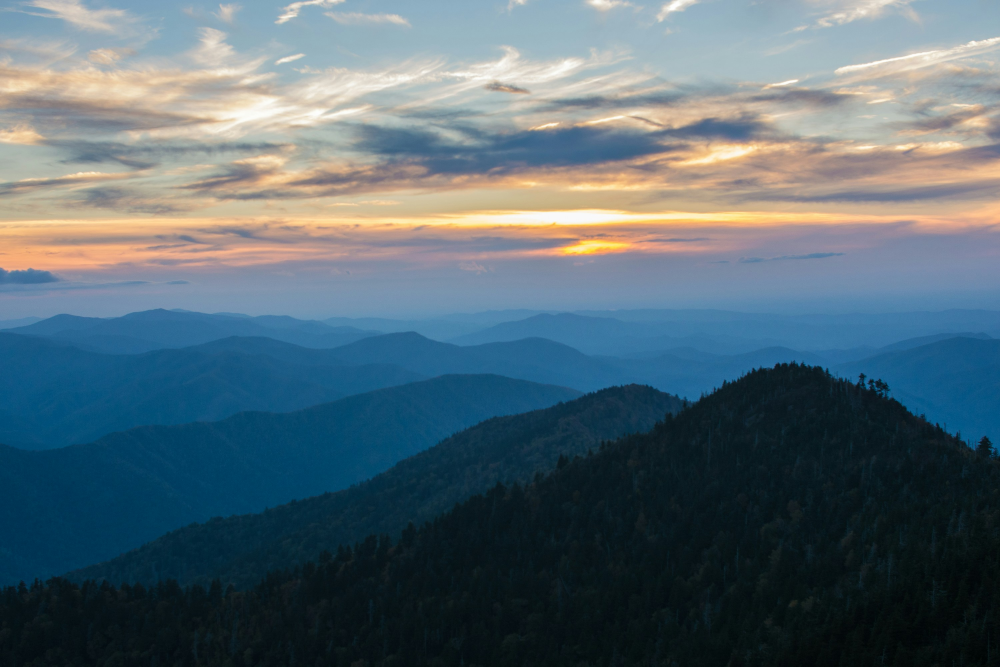
#> input picture test/img/photo-1516117172878-fd2c41f4a759.jpg, 3000 x 2000 px, found by its file name (shown at 1/3 size); the run also reads 1 picture not shown here
$ python test_async.py
#> lines starting #> are read from the running program, lines starting #| are printed output that depends on the picture
# [68 lines of commented-out code are left out]

import concurrent.futures
import time
import json
# [74 lines of commented-out code are left out]


import time
from multiprocessing import Pool
from PIL import Image, ImageFilter

img_names = [
    'photo-1516117172878-fd2c41f4a759.jpg',
    'photo-1532009324734-20a7a5813719.jpg',
    'photo-1524429656589-6633a470097c.jpg',
    'photo-1530224264768-7ff8c1789d79.jpg',
    'photo-1564135624576-c5c88640f235.jpg',
    'photo-1541698444083-023c97d3f4b6.jpg',
    'photo-1522364723953-452d3431c267.jpg',
    'photo-1513938709626-033611b8cc03.jpg',
    'photo-1507143550189-fed454f93097.jpg',
    'photo-1493976040374-85c8e12f0c0e.jpg',
    'photo-1504198453319-5ce911bafcde.jpg',
    'photo-1530122037265-a5f1f91d3b99.jpg',
    'photo-1516972810927-80185027ca84.jpg',
    'photo-1550439062-609e1531270e.jpg',
    'photo-1549692520-acc6669e2f0c.jpg'
]

t1 = time.perf_counter()

size = (1200, 1200)


def process_image(img_name):
#> called with img_name = 'photo-1516117172878-fd2c41f4a759.jpg'
    print(f'test/img/{img_name}')
    img = Image.open(f'test/img/{img_name}')
#> img is the input picture: PIL image 3000x2000 RGB; mean R, G, B 86.7, 105.4, 114.9

    img = img.filter(ImageFilter.GaussianBlur(15))

    img.thumbnail(size)
#> img: PIL image 1200x800 RGB
    img.save(f'test/img/processed/{img_name}')
    print(f'{img_name} was processed...')


with Pool(1) as pool:
    pool.map(process_image, img_names)
#> call 2 of process_image, with img_name = 'photo-1532009324734-20a7a5813719.jpg'
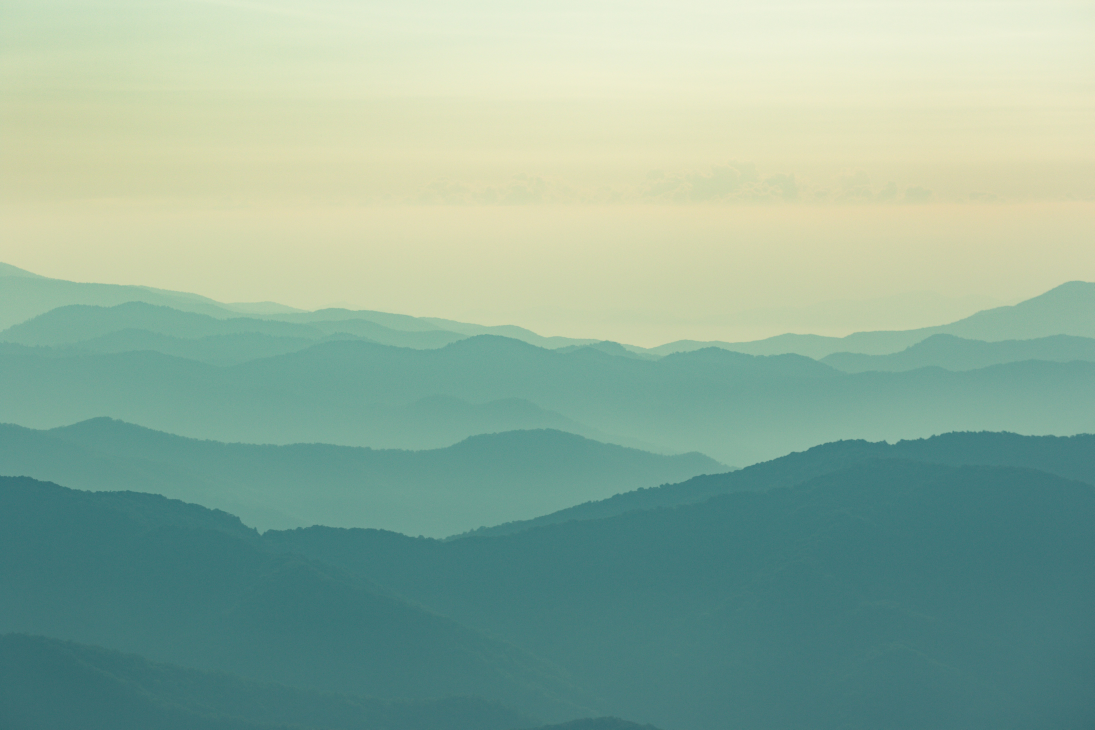
#> input picture test/img/photo-1532009324734-20a7a5813719.jpg, 5472 x 3648 px, found by its file name (shown at 1/5 size)
#> in process_image, img is the input picture: PIL image 5472x3648 RGB; mean R, G, B 143.7, 174.4, 155.7
#> call 3 of process_image, with img_name = 'photo-1524429656589-6633a470097c.jpg'
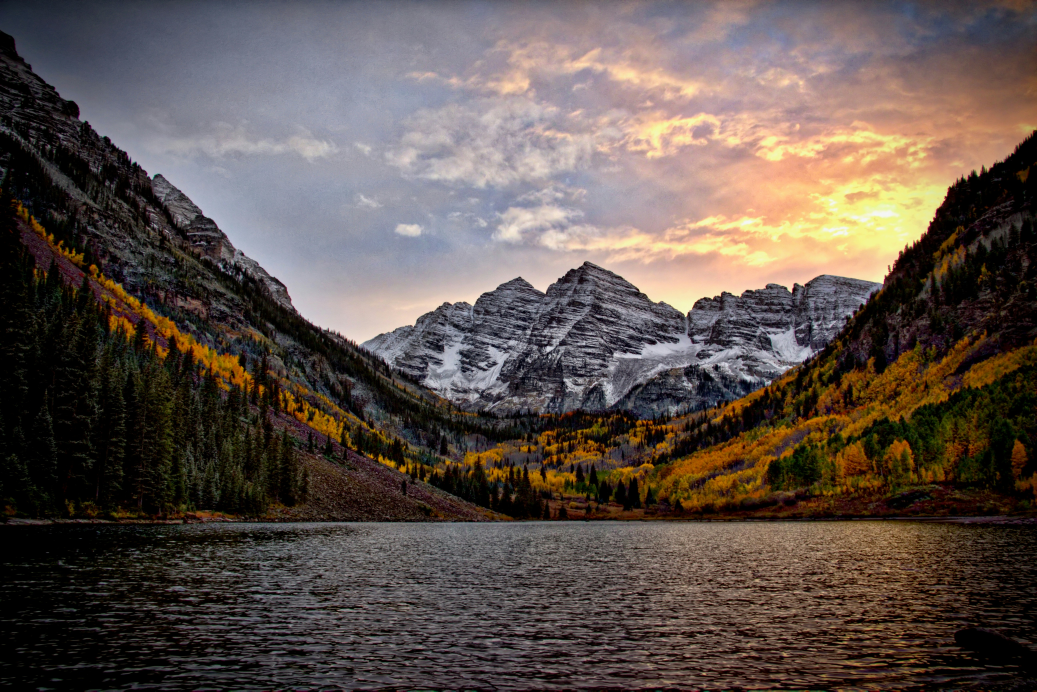
#> input picture test/img/photo-1524429656589-6633a470097c.jpg, 5184 x 3456 px, found by its file name (shown at 1/5 size)
#> in process_image, img is the input picture: PIL image 5184x3456 RGB; mean R, G, B 94.4, 82.3, 76.3
#> call 4 of process_image, with img_name = 'photo-1530224264768-7ff8c1789d79.jpg'
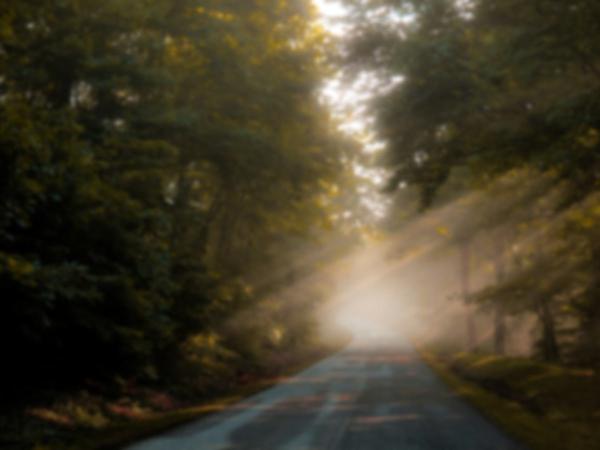
#> input picture test/img/processed/photo-1530224264768-7ff8c1789d79.jpg, 1200 x 900 px, found by its file name (shown at 1/2 size)
#> in process_image, img is the input picture: PIL image 1200x900 RGB; mean R, G, B 69.1, 61.8, 42.4
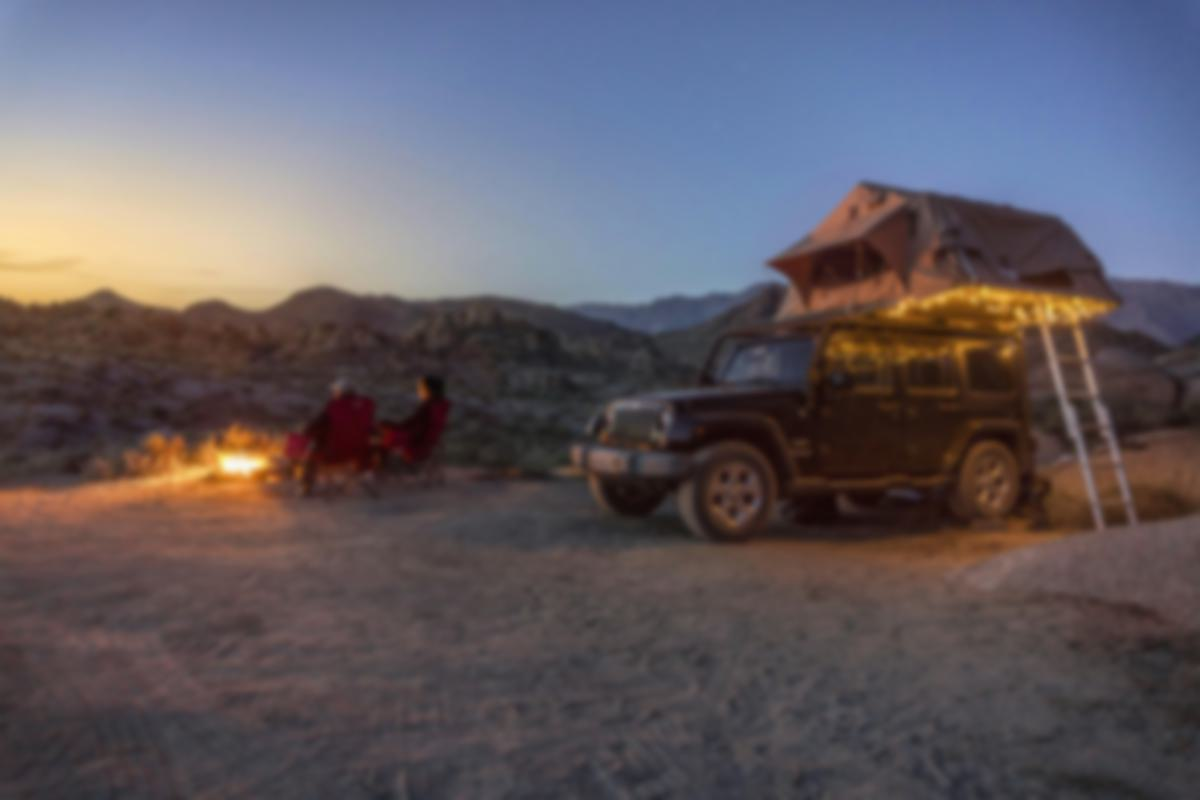
#> input picture test/img/processed/photo-1564135624576-c5c88640f235.jpg, 1200 x 800 px, found by its file name
#> in process_image, img is the input picture: PIL image 1200x800 RGB; mean R, G, B 97.2, 91.2, 98.3
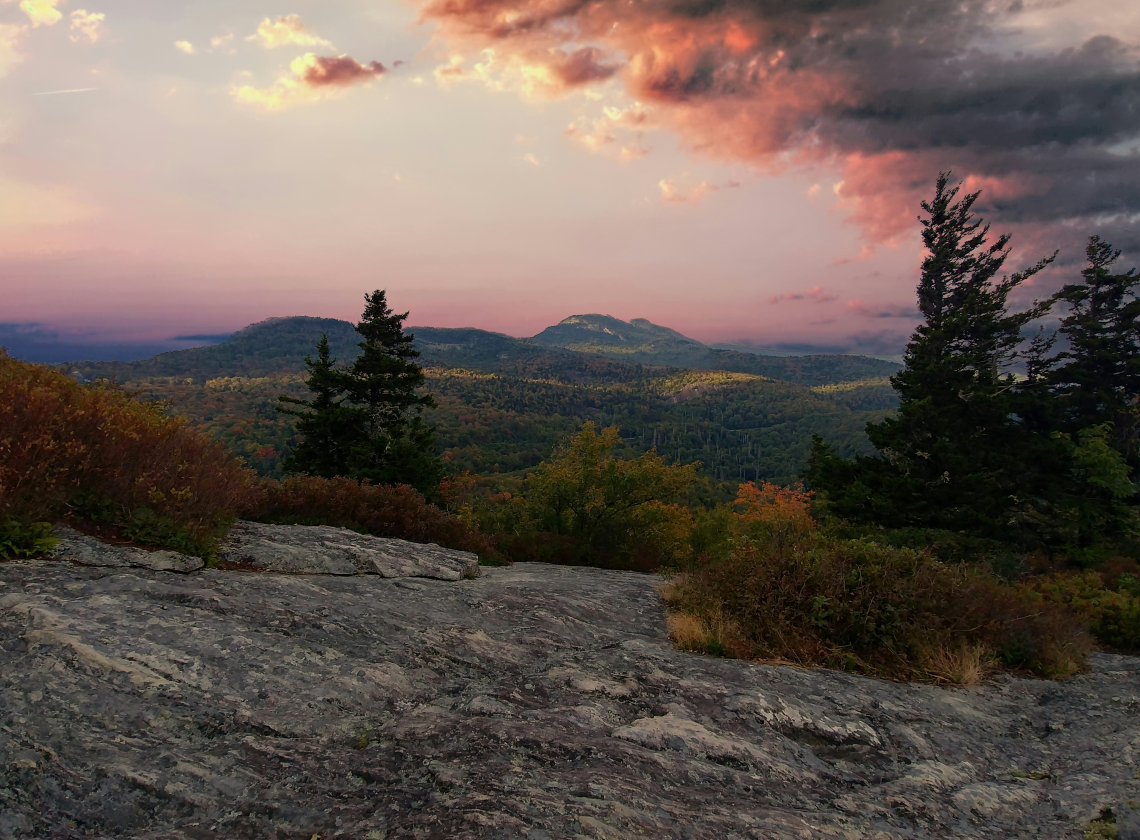
#> input picture test/img/photo-1541698444083-023c97d3f4b6.jpg, 5700 x 4200 px, found by its file name (shown at 1/5 size)
#> in process_image, img is the input picture: PIL image 5700x4200 RGB; mean R, G, B 101.6, 89, 82
#> in process_image (call 7), `img.thumbnail(size)`:
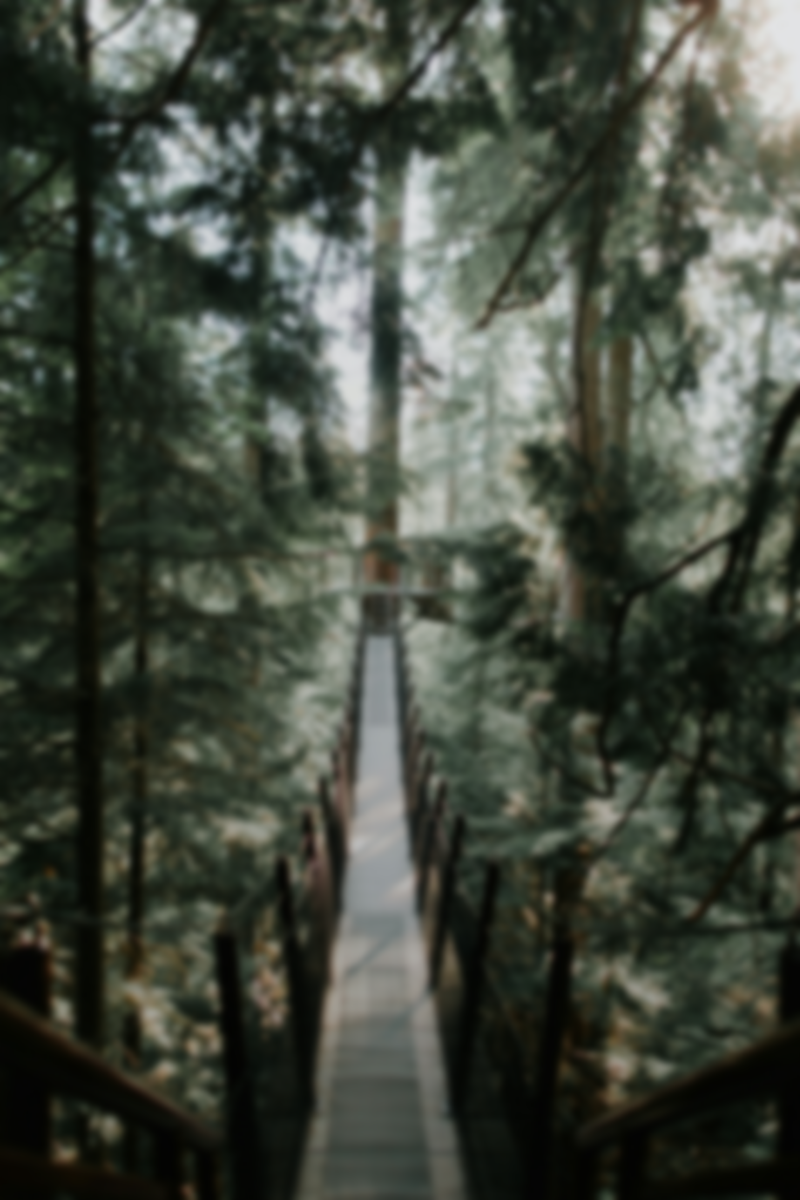
#> img: PIL image 800x1200 RGB; mean R, G, B 67.3, 73.5, 62.6
#> (the run stopped early here; a loop or call above may not have finished)
